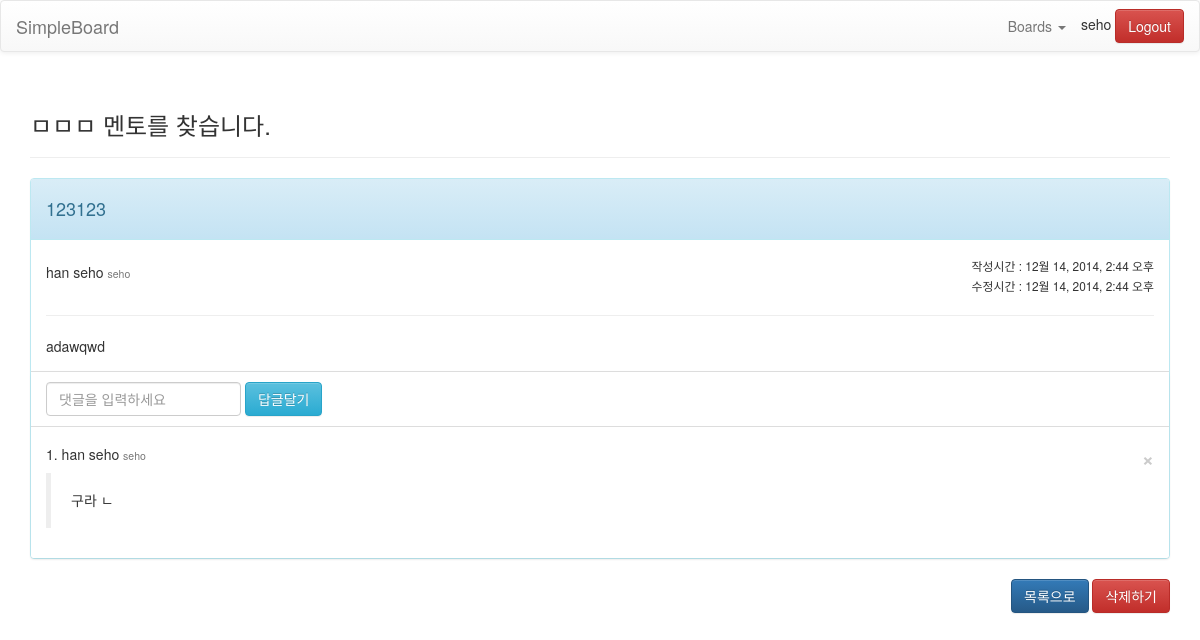
/board/15/27/ (signed in), run on the app's committed database.
### newboard/models.py (models this page shows, shortened)
class Article(models.Model):
	board = models.ForeignKey(Board)
	user = models.ForeignKey(User)
	title = models.CharField('title', max_length=200)
	content = models.TextField('contents', default="")
	written_date = models.DateTimeField('written date', auto_now_add=True)
	update_date = models.DateTimeField('update date', auto_now=True)

class Board(models.Model):
	title = models.CharField('title', max_length=200)
	created_date = models.DateTimeField('written date', auto_now_add=True)

class Reply(models.Model):
	article = models.ForeignKey(Article)
	user = models.ForeignKey(User)
	content = models.TextField('reply')
	written_date = models.DateTimeField('written_date', auto_now_add=True)

### newboard/views.py (the view)
# urls.py: url(r'^board/(?P<board_id>\d+)/(?P<article_id>\d+)/$', article),
@login_required
def article(request, board_id, article_id):
	article = get_object_or_404(Article, id=article_id)
	reply_list = article.reply_set.order_by("written_date")
	context = {
		"article" : article,
		"replies" : reply_list
	}
	return render(request, "article.html", context)

### newboard/templates/article.html (shortened to what this page needs)
{% include "header.html" %}
<div class="container">
	<div class="page-header">
		<h3>{{ article.board.title }}</h3>
	</div>
	<div class="panel panel-info">
		<div class="panel-heading">
			<h4>{{ article.title }}</h4>
		</div>
		<div class="panel-body">
			<div class="row">
				<div class="col-xs-4 col-md-8">
					<h5>
						{{ article.user.first_name }} {{ article.user.last_name }}
						<small>{{ article.user.username }}</small>
					</h5>
				</div>
				<div class="col-xs-8 col-md-4 text-right">
					<small>
						작성시간 : {{ article.written_date }}<br />
						수정시간 : {{ article.written_date }}
					</small>
				</div>
			</div>
			<hr />
			<div class="row">
				<div class="col-xs-12">
					{{ article.content }}
				</div>
			</div>
		</div>
		<ul class="list-group">
			<li class="list-group-item">
				<form class="form-inline" method="post" action="/board/{{ article.board.id }}/{{ article.id }}/reply/">
					<div class="form-group">
						<input type="text" name="reply_content" class="form-control" placeholder="댓글을 입력하세요" />
					</div>
					<div class="form-group">
						<input type="submit" value="답글달기" class="btn btn-info" />
					</div>
				</form>
			</li>
			{% for reply in replies %}
			<li class="list-group-item">
				<h5>
					{{ forloop.counter }}. {{ reply.user.first_name }} {{ reply.user.last_name }}
					<small>{{ reply.user.username }}</small>
					{% if user.id == reply.user.id %}
						<a href="/board/{{ article.board.id }}/{{ article.id }}/reply/{{ reply.id }}/delete/" type="button" class="close">
							<span aria-hidden="true">&times;</span>
						</a>
					{% endif %}
				</h5>
				<blockquote>
					<h5>{{ reply.content }}</h5>
				</blockquote>
			</li>
			{% endfor %}
		</ul>
	</div>
	<div class="row">
		<div class="col-xs-12 text-right">
			<a href="/board/{{ article.board.id }}/" class="btn btn-primary">목록으로</a>
			{% if user.id == article.user.id %}
				<a href="/board/{{ article.board.id }}/{{ article.id }}/delete/" class="btn btn-danger">삭제하기</a>
			{% endif %}
		</div>
	</div>
</div>
{% include "footer.html" %}

### newboard/templates/navigation.html (shortened to what this page needs)
<nav class="navbar navbar-default" role="navigation">
	<div class="container-fluid">
    	<div class="navbar-header">
    		<a class="navbar-brand" href="/">SimpleBoard</a>
  		</div>
  		<div class="collapse navbar-collapse" id="bs-example-navbar-collapse-1">
  			<ul class="nav navbar-nav navbar-right">
  				<li class="dropdown">
  					<a href="#" class="dropdown-toggle" data-toggle="dropdown" role="button" aria-expanded="false">Boards <span class="caret"></span></a>
  				</li>
  				<li>
  					{% if user.is_authenticated %}
  					<div class="navbar-btn">
  							{{ user.username }}
  							<a href="/logout" class="btn btn-danger">Logout</a>
  					</div>
  					{% endif %}
  				</li>
  			</ul>
  		</div>
  </div>
</nav>

### data on the page
Article: board "ㅁㅁㅁ 멘토를 찾습니다.", title "123123", user.first_name "han", user.last_name "seho", user.username "seho", written_date "12월 14, 2014, 2:44 오후", content "adawqwd"
Reply: user.first_name "han", user.last_name "seho", user.username "seho", content "구라 ㄴ"

### other printed values
{{ user.username }} "seho"
